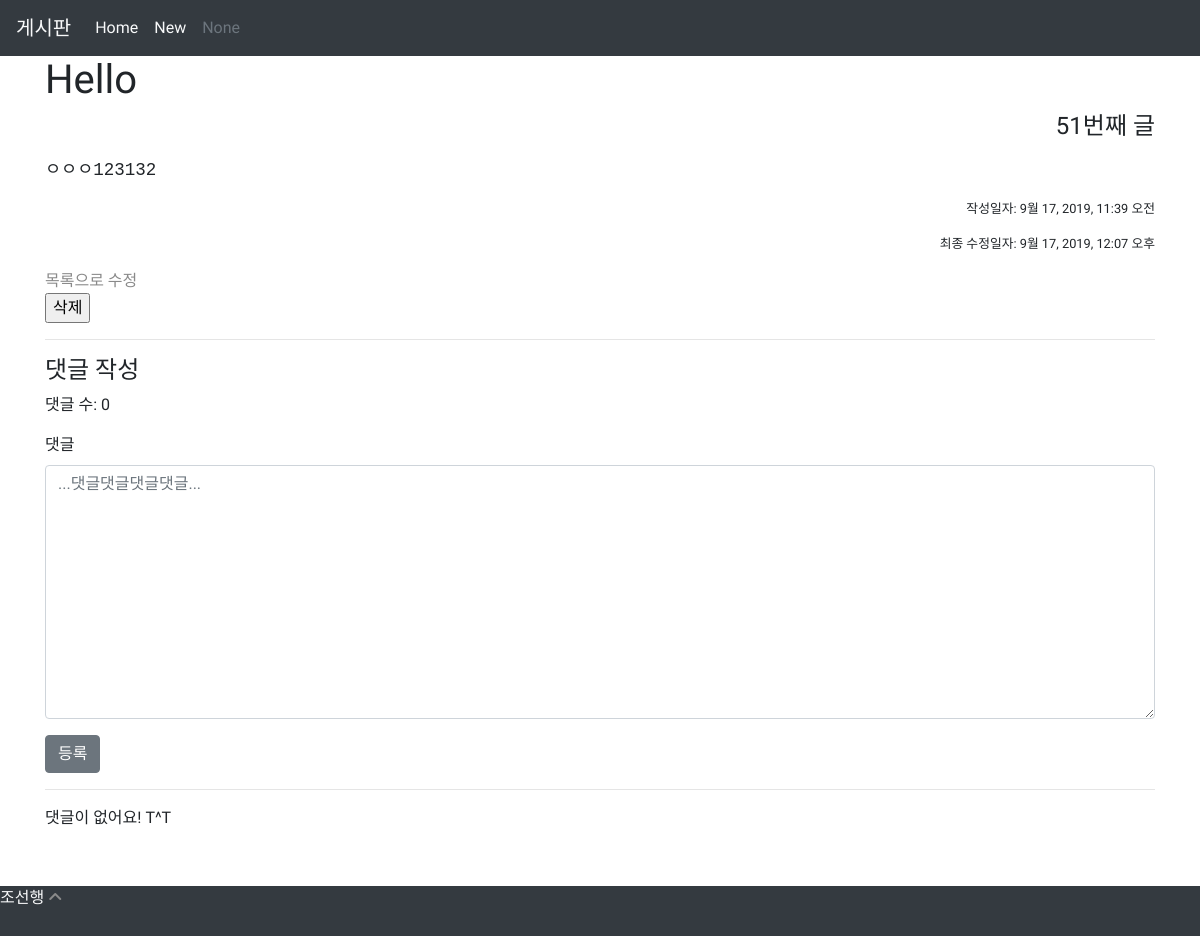
/articles/51/, run on an earlier commit of the app's database.
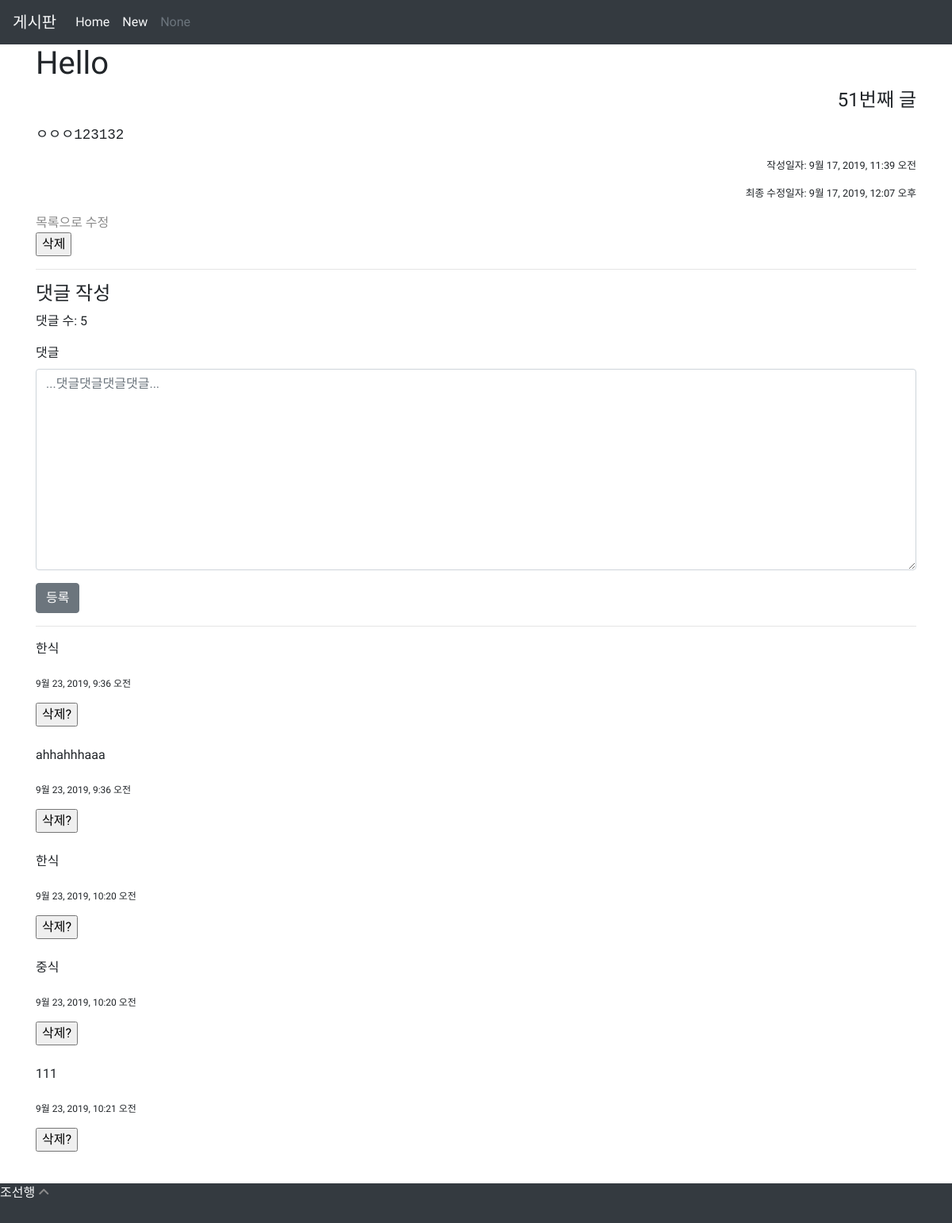
And on a later commit of the database.
### articles/models.py (models this page shows, shortened)
class Article(models.Model):
    title = models.CharField(max_length=10)
    content = models.TextField()
    created_at = models.DateTimeField(auto_now_add=True)
    updated_at = models.DateTimeField(auto_now=True)

class Comment(models.Model):
    content = models.CharField(max_length=140)
    created_at = models.DateTimeField(auto_now_add=True)
    article = models.ForeignKey(Article, on_delete=models.CASCADE)

### articles/views.py (the view)
# urls.py: path('<int:article_pk>/', views.detail, name='detail'),
def detail(request, article_pk):
    article = get_object_or_404(Article, pk=article_pk)
    comment = article.comment_set.all()
    comment_form = CommentForm()
    context = {
        'article': article,
        'comments': comment,
        'comment_form': comment_form,
    }
    return render(request, 'articles/detail.html', context)

### articles/forms.py
class CommentForm(forms.ModelForm):
    content = forms.CharField(
        label='댓글',
        widget=forms.Textarea(
            attrs={
                'placeholder': '...댓글댓글댓글댓글...',
                'row': 3,
            }
        )
    )
    class Meta:
        model = Comment
        fields = ('content', )

### articles/templates/articles/detail.html (shortened to what this page needs)
{% extends 'articles/base.html' %}
{% load bootstrap4 %}
{% block body %}
<h1>{{ article.title }}</h1>
<h4 class="text-right">{{ article.id }}번째 글</h4>
<div class="text-justify lead">
  <p><pre>{{ article.content }}</pre></p>
</div>
<p class="text-right time_cnu">작성일자: {{ article.created_at }}</p>
<p class="text-right time_cnu">최종 수정일자: {{ article.updated_at }}</p>
<a href="{% url 'articles:index' %}">목록으로</a>
<a href="{% url 'articles:update' article.pk %}">수정</a>
<form action="{% url 'articles:delete' article.pk %}" method="POST" onclick="return confirm('진짜 지울래?')">
  <input type="submit" value="삭제">
</form>
<hr>
<h4>댓글 작성</h4>
<p>댓글 수: {{ comments.count }}</p>
<form action="{% url 'articles:comment_create' article.pk %}", method="POST">
  {% bootstrap_form comment_form %}
  {% buttons %}
    <button type="submit" class="btn btn-secondary">등록</button>
  {% endbuttons %}
</form>
<hr>
{% for comment in comments %}
<p>{{ comment.content }}</p>
<p><sub>{{ comment.created_at }}</sub></p>
<form action="{% url 'articles:comment_delete' article.pk comment.pk %}", method="POST">
  <input type="submit" value="삭제?">
</form>
<br>
{% empty %}
<p>댓글이 없어요! T^T</p>
<br>
{% endfor%}
{% endblock %}

What changed in the data, as far as the page shows it:
computed for Article "Hello": count "0" → "5"
added Comment: content "한식", created_at "9월 23, 2019, 9:36 오전"
added Comment: content "ahhahhhaaa", created_at "9월 23, 2019, 9:36 오전"
added Comment: content "한식", created_at "9월 23, 2019, 10:20 오전"
added Comment: content "중식", created_at "9월 23, 2019, 10:20 오전"
added Comment: content "111", created_at "9월 23, 2019, 10:21 오전"
Also different on the page:
text no longer shown: "댓글이 없어요! T^T"
